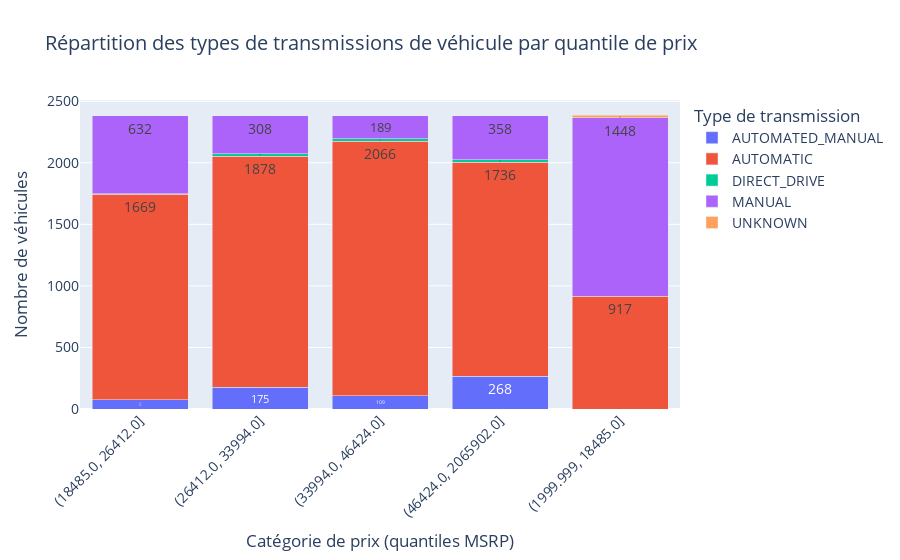

Notebook source saved alongside this figure:
### Code cell
# Activation du mode notebook (important pour VS Code)
pyo.init_notebook_mode(connected=True)

# Chargement du fichier CSV
df = pd.read_csv("voiture.csv")  # mets le chemin si nécessaire

# Nettoyage : colonnes nécessaires
df_clean = df[['MSRP', 'Transmission Type']].dropna()

# Création de quantiles (5 catégories de prix équitables)
df_clean['MSRP Quantile'] = pd.qcut(df_clean['MSRP'], q=5)
df_clean['MSRP Quantile'] = df_clean['MSRP Quantile'].astype(str)  # nécessaire pour Plotly

# Regroupement des données
grouped = df_clean.groupby(['MSRP Quantile', 'Transmission Type']) \
                  .size().reset_index(name='Nombre de véhicules')

# Création du graphique interactif
fig = px.bar(
    grouped,
    x='MSRP Quantile',
    y='Nombre de véhicules',
    color='Transmission Type',
    text='Nombre de véhicules',
    title="Répartition des types de transmissions de véhicule par quantile de prix",
    labels={'MSRP Quantile': 'Catégorie de prix (quantiles MSRP)'}
)

# Mise en forme
fig.update_layout(
    xaxis_tickangle=-45,
    barmode='stack',
    legend_title="Type de transmission",
    yaxis_title="Nombre de véhicules",
    font=dict(size=14)
)

fig.update_traces(textposition='inside')

# Affichage dans le notebook (pas dans un navigateur)
pyo.iplot(fig)

### Figure 1 — Plotly figure (JSON) as saved in the notebook; plotly's stock layout.template omitted (floating-point values rounded to 4 significant figures)
{"data": [{"hovertemplate": "Transmission Type=AUTOMATED_MANUAL<br>Catégorie de prix (quantiles MSRP)=%{x}<br>Nombre de véhicules=%{text}<extra></extra>", "legendgroup": "AUTOMATED_MANUAL", "marker": {"color": "#636efa", "pattern": {"shape": ""}}, "name": "AUTOMATED_MANUAL", "orientation": "v", "showlegend": true, "text": [74.0, 175.0, 109.0, 268.0], "textposition": "inside", "type": "bar", "x": ["(18485.0, 26412.0]", "(26412.0, 33994.0]", "(33994.0, 46424.0]", "(46424.0, 2065902.0]"], "xaxis": "x", "y": [74, 175, 109, 268], "yaxis": "y"}, {"hovertemplate": "Transmission Type=AUTOMATIC<br>Catégorie de prix (quantiles MSRP)=%{x}<br>Nombre de véhicules=%{text}<extra></extra>", "legendgroup": "AUTOMATIC", "marker": {"color": "#EF553B", "pattern": {"shape": ""}}, "name": "AUTOMATIC", "orientation": "v", "showlegend": true, "text": [1669.0, 917.0, 1878.0, 2066.0, 1736.0], "textposition": "inside", "type": "bar", "x": ["(18485.0, 26412.0]", "(1999.999, 18485.0]", "(26412.0, 33994.0]", "(33994.0, 46424.0]", "(46424.0, 2065902.0]"], "xaxis": "x", "y": [1669, 917, 1878, 2066, 1736], "yaxis": "y"}, {"hovertemplate": "Transmission Type=DIRECT_DRIVE<br>Catégorie de prix (quantiles MSRP)=%{x}<br>Nombre de véhicules=%{text}<extra></extra>", "legendgroup": "DIRECT_DRIVE", "marker": {"color": "#00cc96", "pattern": {"shape": ""}}, "name": "DIRECT_DRIVE", "orientation": "v", "showlegend": true, "text": [7.0, 21.0, 19.0, 21.0], "textposition": "inside", "type": "bar", "x": ["(18485.0, 26412.0]", "(26412.0, 33994.0]", "(33994.0, 46424.0]", "(46424.0, 2065902.0]"], "xaxis": "x", "y": [7, 21, 19, 21], "yaxis": "y"}, {"hovertemplate": "Transmission Type=MANUAL<br>Catégorie de prix (quantiles MSRP)=%{x}<br>Nombre de véhicules=%{text}<extra></extra>", "legendgroup": "MANUAL", "marker": {"color": "#ab63fa", "pattern": {"shape": ""}}, "name": "MANUAL", "orientation": "v", "showlegend": true, "text": [632.0, 1448.0, 308.0, 189.0, 358.0], "textposition": "inside", "type": "bar", "x": ["(18485.0, 26412.0]", "(1999.999, 18485.0]", "(26412.0, 33994.0]", "(33994.0, 46424.0]", "(46424.0, 2065902.0]"], "xaxis": "x", "y": [632, 1448, 308, 189, 358], "yaxis": "y"}, {"hovertemplate": "Transmission Type=UNKNOWN<br>Catégorie de prix (quantiles MSRP)=%{x}<br>Nombre de véhicules=%{text}<extra></extra>", "legendgroup": "UNKNOWN", "marker": {"color": "#FFA15A", "pattern": {"shape": ""}}, "name": "UNKNOWN", "orientation": "v", "showlegend": true, "text": [19.0], "textposition": "inside", "type": "bar", "x": ["(1999.999, 18485.0]"], "xaxis": "x", "y": [19], "yaxis": "y"}], "layout": {"barmode": "stack", "font": {"size": 14}, "legend": {"title": {"text": "Type de transmission"}, "tracegroupgap": 0}, "title": {"text": "Répartition des types de transmissions de véhicule par quantile de prix"}, "xaxis": {"anchor": "y", "domain": [0, 1], "tickangle": -45, "title": {"text": "Catégorie de prix (quantiles MSRP)"}}, "yaxis": {"anchor": "x", "domain": [0, 1], "title": {"text": "Nombre de véhicules"}}}}
